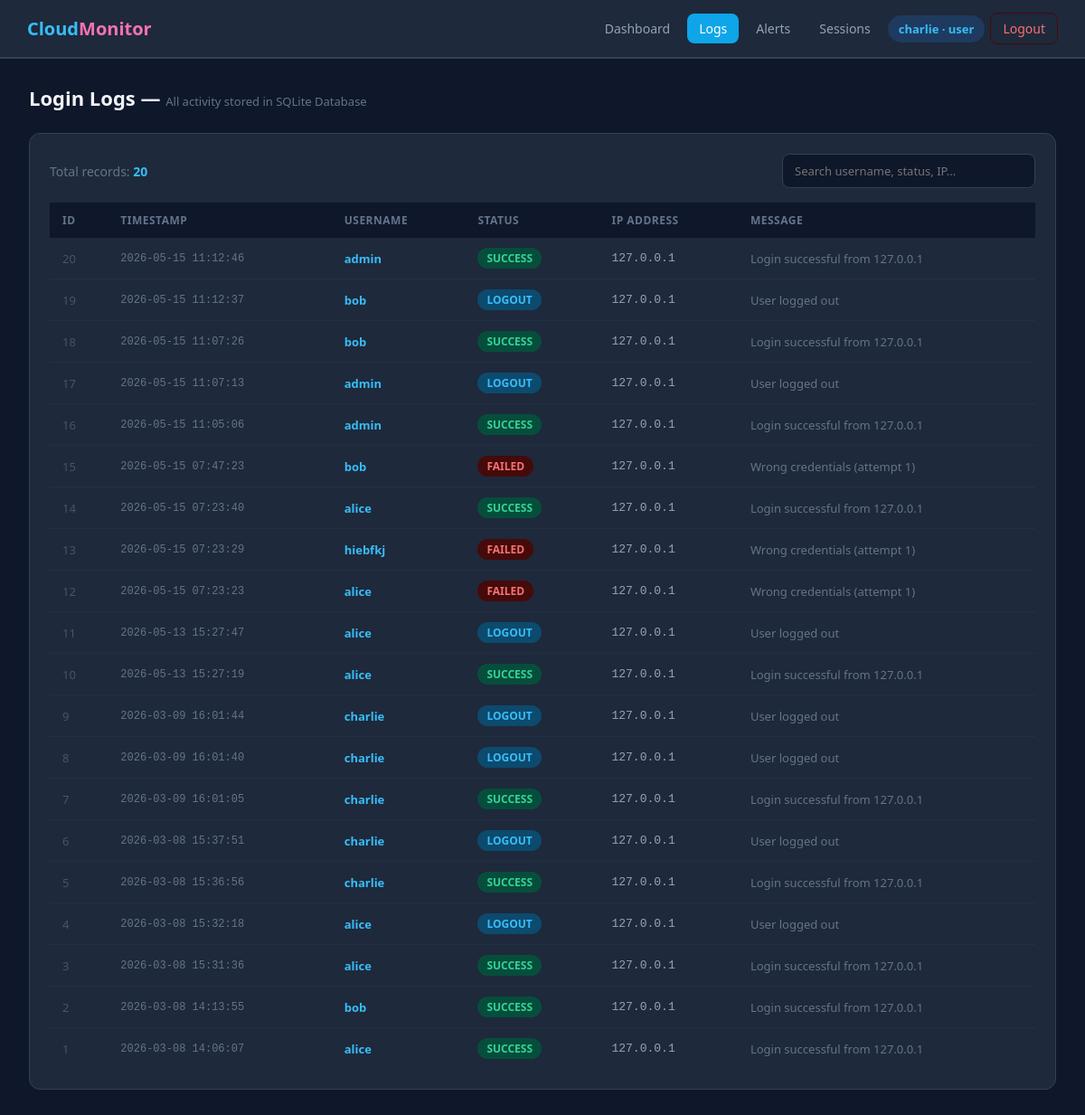
The page /logs (signed in) on the database its author committed.
### tables this page shows
CREATE TABLE login_logs (
        id          INTEGER PRIMARY KEY AUTOINCREMENT,
        username    TEXT NOT NULL,
        status      TEXT NOT NULL,
        ip_address  TEXT,
        timestamp   TEXT DEFAULT CURRENT_TIMESTAMP,
        message     TEXT
    );

### app.py (the view)
@app.route("/logs")
def logs_page():
    if "username" not in session:
        return redirect(url_for("login"))
    return render_template("logs.html", logs=get_login_logs(100),
                           username=session["username"], role=session.get("role","user"))

### database.py (called while the page is built)
def get_connection():
    conn = sqlite3.connect(DB_FILE)
    conn.row_factory = sqlite3.Row
    return conn

def get_login_logs(limit=100):
    conn = get_connection()
    c = conn.cursor()
    c.execute("SELECT * FROM login_logs ORDER BY timestamp DESC LIMIT ?", (limit,))
    rows = [dict(r) for r in c.fetchall()]
    conn.close()
    return rows

### templates/logs.html (shortened to what this page needs)
{% extends "base.html" %}
{% block content %}
<div class="page-title">Login Logs &mdash; <span style="font-size:13px;color:#64748b;font-weight:400">All activity stored in SQLite Database</span></div>
<div class="card">
  <div style="display:flex;justify-content:space-between;align-items:center;margin-bottom:16px">
    <div style="color:#64748b;font-size:14px">Total records: <span style="color:#38bdf8;font-weight:700">{{ logs|length }}</span></div>
    <input type="text" id="search" onkeyup="doSearch()" placeholder="Search username, status, IP..."
      style="width:280px;padding:9px 13px;background:#0f172a;border:1px solid #334155;
             border-radius:8px;color:#e2e8f0;font-size:13px;outline:none"/>
  </div>
  <div style="overflow-x:auto">
  <table id="tbl">
    <thead><tr>
      <th>ID</th><th>Timestamp</th><th>Username</th><th>Status</th><th>IP Address</th><th>Message</th>
    </tr></thead>
    <tbody>
    {% for log in logs %}
    <tr>
      <td style="color:#475569">{{ log.id }}</td>
      <td style="font-family:monospace;color:#64748b;font-size:12px">{{ log.timestamp }}</td>
      <td><span style="color:#38bdf8;font-weight:600">{{ log.username }}</span></td>
      <td>
        {% if log.status=='SUCCESS' %}<span class="badge badge-success">SUCCESS</span>
        {% elif log.status=='FAILED' %}<span class="badge badge-danger">FAILED</span>
        {% else %}<span class="badge badge-info">LOGOUT</span>{% endif %}
      </td>
      <td style="font-family:monospace;color:#94a3b8">{{ log.ip_address }}</td>
      <td style="color:#64748b">{{ log.message }}</td>
    </tr>
    {% endfor %}
    </tbody>
  </table>
  </div>
</div>
{% endblock %}

### templates/base.html (style rules this page uses)
* { margin:0;padding:0;box-sizing:border-box;font-family:'Segoe UI',sans-serif }
body { background:#0f172a;color:#e2e8f0;min-height:100vh }
.page-title { font-size:22px;font-weight:700;margin-bottom:24px;color:#f1f5f9 }
.card { background:#1e293b;border-radius:12px;padding:22px;border:1px solid #334155;margin-bottom:20px }
.badge { padding:3px 10px;border-radius:20px;font-size:12px;font-weight:700;display:inline-block }
.badge-success { background:#064e3b;color:#34d399 }
.badge-danger { background:#450a0a;color:#f87171 }
.badge-info { background:#0c4a6e;color:#38bdf8 }
table { width:100%;border-collapse:collapse }
th { text-align:left;padding:11px 14px;background:#0f172a;color:#64748b;font-size:12px;font-weight:700;text-transform:uppercase;letter-spacing:0.5px }
td { padding:11px 14px;border-bottom:1px solid #243044;font-size:13px;color:#cbd5e1 }
tr:last-child td { border-bottom:none }
input[type=text],input[type=password],input[type=email],select { background:#0f172a;border:1px solid #334155;border-radius:8px; color:#e2e8f0;font-size:14px;padding:9px 13px;outline:none; transition:border 0.2s;width:100% }

### rows shown on the page
login_logs: id "20", timestamp "2026-05-15 11:12:46", username "admin", status "SUCCESS", ip_address "127.0.0.1", message "Login successful from 127.0.0.1"
login_logs: id "19", timestamp "2026-05-15 11:12:37", username "bob", status "LOGOUT", ip_address "127.0.0.1", message "User logged out"
login_logs: id "18", timestamp "2026-05-15 11:07:26", username "bob", status "SUCCESS", ip_address "127.0.0.1", message "Login successful from 127.0.0.1"
login_logs: id "17", timestamp "2026-05-15 11:07:13", username "admin", status "LOGOUT", ip_address "127.0.0.1", message "User logged out"
login_logs: id "16", timestamp "2026-05-15 11:05:06", username "admin", status "SUCCESS", ip_address "127.0.0.1", message "Login successful from 127.0.0.1"
login_logs: id "15", timestamp "2026-05-15 07:47:23", username "bob", status "FAILED", ip_address "127.0.0.1", message "Wrong credentials (attempt 1)"
login_logs: id "14", timestamp "2026-05-15 07:23:40", username "alice", status "SUCCESS", ip_address "127.0.0.1", message "Login successful from 127.0.0.1"
login_logs: id "13", timestamp "2026-05-15 07:23:29", username "hiebfkj", status "FAILED", ip_address "127.0.0.1", message "Wrong credentials (attempt 1)"
login_logs: id "12", timestamp "2026-05-15 07:23:23", username "alice", status "FAILED", ip_address "127.0.0.1", message "Wrong credentials (attempt 1)"
login_logs: id "11", timestamp "2026-05-13 15:27:47", username "alice", status "LOGOUT", ip_address "127.0.0.1", message "User logged out"
login_logs: id "10", timestamp "2026-05-13 15:27:19", username "alice", status "SUCCESS", ip_address "127.0.0.1", message "Login successful from 127.0.0.1"
login_logs: id "9", timestamp "2026-03-09 16:01:44", username "charlie", status "LOGOUT", ip_address "127.0.0.1", message "User logged out"
login_logs: id "8", timestamp "2026-03-09 16:01:40", username "charlie", status "LOGOUT", ip_address "127.0.0.1", message "User logged out"
login_logs: id "7", timestamp "2026-03-09 16:01:05", username "charlie", status "SUCCESS", ip_address "127.0.0.1", message "Login successful from 127.0.0.1"
login_logs: id "6", timestamp "2026-03-08 15:37:51", username "charlie", status "LOGOUT", ip_address "127.0.0.1", message "User logged out"
login_logs: id "5", timestamp "2026-03-08 15:36:56", username "charlie", status "SUCCESS", ip_address "127.0.0.1", message "Login successful from 127.0.0.1"
login_logs: id "4", timestamp "2026-03-08 15:32:18", username "alice", status "LOGOUT", ip_address "127.0.0.1", message "User logged out"
login_logs: id "3", timestamp "2026-03-08 15:31:36", username "alice", status "SUCCESS", ip_address "127.0.0.1", message "Login successful from 127.0.0.1"
login_logs: id "2", timestamp "2026-03-08 14:13:55", username "bob", status "SUCCESS", ip_address "127.0.0.1", message "Login successful from 127.0.0.1"
login_logs: id "1", timestamp "2026-03-08 14:06:07", username "alice", status "SUCCESS", ip_address "127.0.0.1", message "Login successful from 127.0.0.1"

### other values the page prints
{{ username }} "charlie"
{{ role }} "user"
{{ logs|length }} "20"
